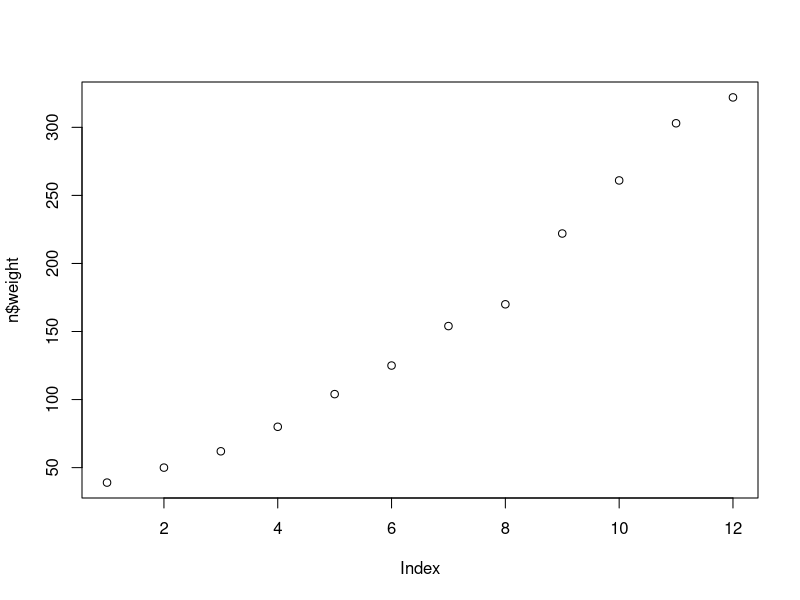
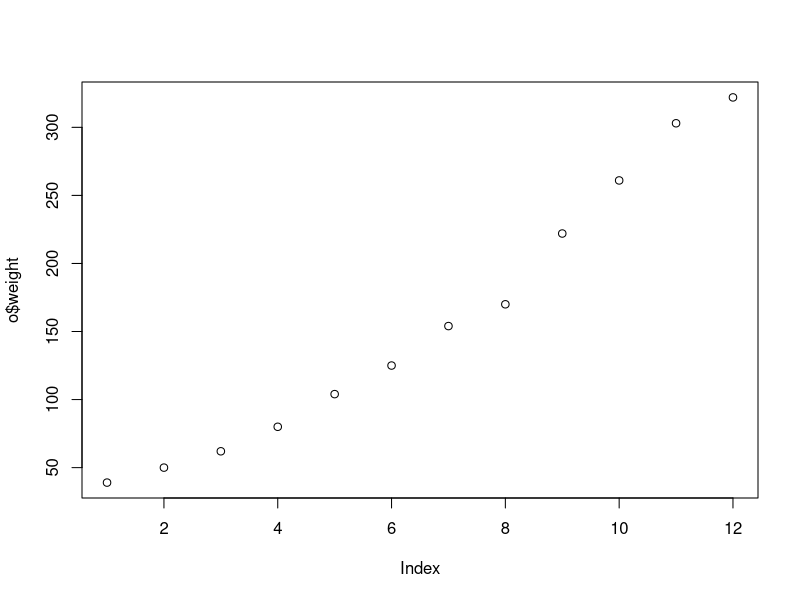
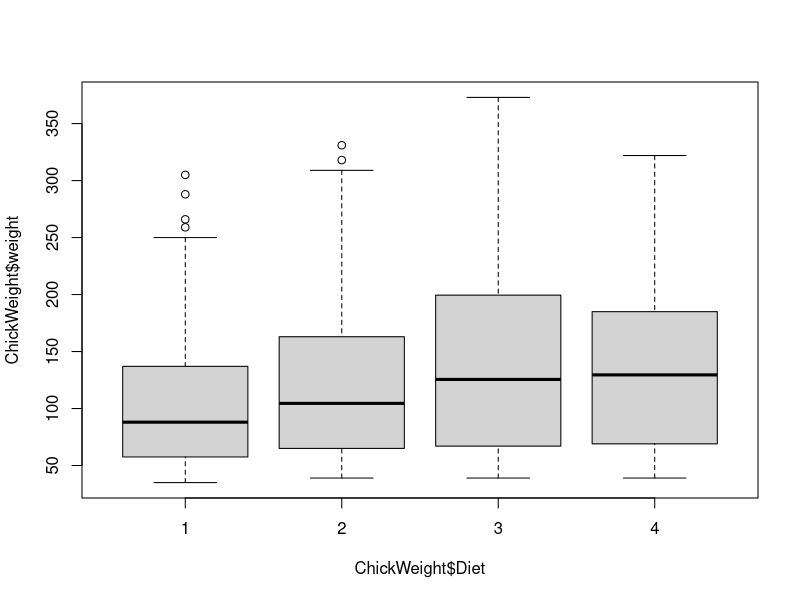

The R source for these figures, in order:
a=1:10
b=1:10
c=11:20
str(a)
identical(a,b)
identical(a,c)

c = ChickWeight
c[,2]
x=c[,c("weight")]
y=ChickWeight$weight
identical(x,y)

y=ChickWeight[,c(4,1)]
identical(x,y)
x=ChickWeight[,c(2:4)]

m=ChickWeight[c(1,3,5,7,9),]
nrow(c)
n=c[c$Chick == 48,]
plot(n$weight)
o = subset(ChickWeight,Chick==48,select=c(Time,weight))
identical(n,o)
plot(o$weight)

boxplot(ChickWeight$weight ~ ChickWeight$Diet)
